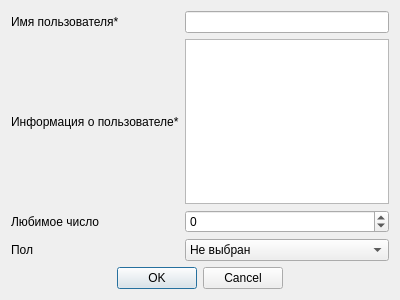
<?xml version="1.0" encoding="UTF-8"?>
<ui version="4.0">
 <class>AddUserDialog</class>
 <widget class="QDialog" name="AddUserDialog">
  <property name="geometry">
   <rect>
    <x>0</x>
    <y>0</y>
    <width>400</width>
    <height>300</height>
   </rect>
  </property>
  <property name="windowTitle">
   <string>Добавить пользователя</string>
  </property>
  <layout class="QGridLayout" name="gridLayout">
   <item row="0" column="0">
    <widget class="QLabel" name="labelUserName">
     <property name="text">
      <string>Имя пользователя*</string>
     </property>
    </widget>
   </item>
   <item row="1" column="0">
    <widget class="QLabel" name="labelUserInfo">
     <property name="text">
      <string>Информация о пользователе*</string>
     </property>
    </widget>
   </item>
   <item row="1" column="1">
    <widget class="QTextEdit" name="textEditUserInfo"/>
   </item>
   <item row="4" column="0" colspan="2">
    <widget class="QDialogButtonBox" name="buttonBox">
     <property name="orientation">
      <enum>Qt::Horizontal</enum>
     </property>
     <property name="standardButtons">
      <set>QDialogButtonBox::Cancel|QDialogButtonBox::Ok</set>
     </property>
     <property name="centerButtons">
      <bool>true</bool>
     </property>
    </widget>
   </item>
   <item row="0" column="1">
    <widget class="QLineEdit" name="lineEditUserName">
     <property name="whatsThis">
      <string>&lt;html&gt;&lt;head/&gt;&lt;body&gt;&lt;p&gt;Имя пользователя может состоять только из букв, цифр и знака подчеркивания. Его длина должна быть от 3 до 30 символов.&lt;/p&gt;&lt;/body&gt;&lt;/html&gt;</string>
     </property>
    </widget>
   </item>
   <item row="2" column="0">
    <widget class="QLabel" name="labelFavNum">
     <property name="text">
      <string>Любимое число</string>
     </property>
    </widget>
   </item>
   <item row="3" column="0">
    <widget class="QLabel" name="labelGender">
     <property name="text">
      <string>Пол</string>
     </property>
    </widget>
   </item>
   <item row="2" column="1">
    <widget class="QSpinBox" name="spinBoxFavNum">
     <property name="minimum">
      <number>-1000000000</number>
     </property>
     <property name="maximum">
      <number>1000000000</number>
     </property>
    </widget>
   </item>
   <item row="3" column="1">
    <widget class="QComboBox" name="comboBoxGender">
     <item>
      <property name="text">
       <string>Не выбран</string>
      </property>
     </item>
     <item>
      <property name="text">
       <string>Мужской</string>
      </property>
     </item>
     <item>
      <property name="text">
       <string>Женский</string>
      </property>
     </item>
    </widget>
   </item>
  </layout>
 </widget>
 <resources/>
 <connections>
  <connection>
   <sender>buttonBox</sender>
   <signal>accepted()</signal>
   <receiver>AddUserDialog</receiver>
   <slot>accept()</slot>
   <hints>
    <hint type="sourcelabel">
     <x>248</x>
     <y>254</y>
    </hint>
    <hint type="destinationlabel">
     <x>157</x>
     <y>274</y>
    </hint>
   </hints>
  </connection>
  <connection>
   <sender>buttonBox</sender>
   <signal>rejected()</signal>
   <receiver>AddUserDialog</receiver>
   <slot>reject()</slot>
   <hints>
    <hint type="sourcelabel">
     <x>316</x>
     <y>260</y>
    </hint>
    <hint type="destinationlabel">
     <x>286</x>
     <y>274</y>
    </hint>
   </hints>
  </connection>
 </connections>
</ui>
